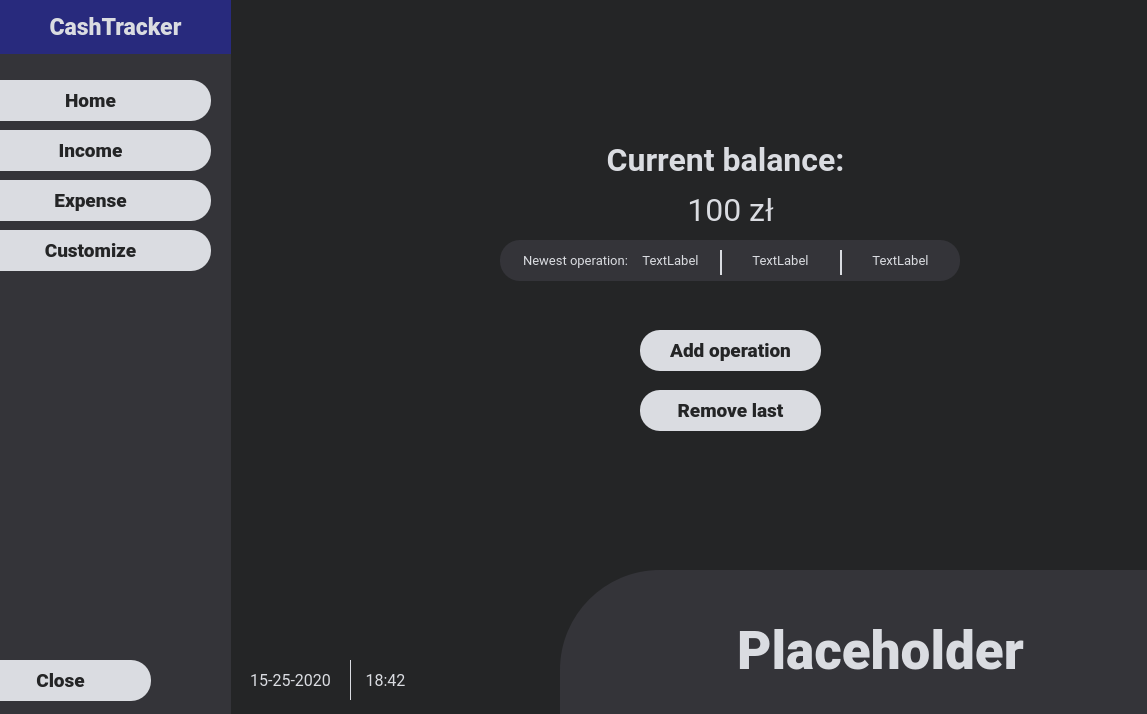
<?xml version="1.0" encoding="UTF-8"?>
<ui version="4.0">
 <class>MainWindow</class>
 <widget class="QMainWindow" name="MainWindow">
  <property name="geometry">
   <rect>
    <x>0</x>
    <y>0</y>
    <width>1147</width>
    <height>714</height>
   </rect>
  </property>
  <property name="font">
   <font>
    <family>Roboto</family>
   </font>
  </property>
  <property name="windowTitle">
   <string>MainWindow</string>
  </property>
  <property name="styleSheet">
   <string notr="true">background-color: #242526
</string>
  </property>
  <widget class="QWidget" name="centralwidget">
   <property name="styleSheet">
    <string notr="true"/>
   </property>
   <widget class="QWidget" name="widget" native="true">
    <property name="geometry">
     <rect>
      <x>560</x>
      <y>570</y>
      <width>751</width>
      <height>281</height>
     </rect>
    </property>
    <property name="styleSheet">
     <string notr="true">background-color: #343439;
border-radius: 100%</string>
    </property>
    <widget class="QLabel" name="pageName">
     <property name="geometry">
      <rect>
       <x>100</x>
       <y>30</y>
       <width>441</width>
       <height>101</height>
      </rect>
     </property>
     <property name="font">
      <font>
       <family>Roboto Black</family>
       <pointsize>40</pointsize>
       <weight>75</weight>
       <bold>true</bold>
      </font>
     </property>
     <property name="styleSheet">
      <string notr="true">color: #dadce1
</string>
     </property>
     <property name="text">
      <string>&lt;html&gt;&lt;head/&gt;&lt;body&gt;&lt;p align=&quot;center&quot;&gt;Placeholder&lt;/p&gt;&lt;/body&gt;&lt;/html&gt;</string>
     </property>
    </widget>
   </widget>
   <widget class="QWidget" name="sidePanel" native="true">
    <property name="geometry">
     <rect>
      <x>0</x>
      <y>0</y>
      <width>231</width>
      <height>721</height>
     </rect>
    </property>
    <property name="styleSheet">
     <string notr="true">background-color: #343439;</string>
    </property>
    <widget class="QPushButton" name="homeBtn">
     <property name="geometry">
      <rect>
       <x>-30</x>
       <y>80</y>
       <width>241</width>
       <height>41</height>
      </rect>
     </property>
     <property name="font">
      <font>
       <family>Roboto Black</family>
       <pointsize>14</pointsize>
       <weight>50</weight>
       <bold>false</bold>
      </font>
     </property>
     <property name="cursor">
      <cursorShape>PointingHandCursor</cursorShape>
     </property>
     <property name="styleSheet">
      <string notr="true">background-color:  #dadce1;
color: #242526;
border-radius: 20%




</string>
     </property>
     <property name="text">
      <string>Home</string>
     </property>
     <property name="icon">
      <iconset>
       <normaloff>home.png</normaloff>home.png</iconset>
     </property>
     <property name="iconSize">
      <size>
       <width>24</width>
       <height>24</height>
      </size>
     </property>
    </widget>
    <widget class="QPushButton" name="incomeBtn">
     <property name="geometry">
      <rect>
       <x>-30</x>
       <y>130</y>
       <width>241</width>
       <height>41</height>
      </rect>
     </property>
     <property name="font">
      <font>
       <family>Roboto Black</family>
       <pointsize>14</pointsize>
       <weight>75</weight>
       <bold>true</bold>
      </font>
     </property>
     <property name="cursor">
      <cursorShape>PointingHandCursor</cursorShape>
     </property>
     <property name="styleSheet">
      <string notr="true">background-color:  #dadce1;
color: #242526;
border-radius: 20%




</string>
     </property>
     <property name="text">
      <string>Income</string>
     </property>
     <property name="icon">
      <iconset>
       <normaloff>income.png</normaloff>income.png</iconset>
     </property>
     <property name="iconSize">
      <size>
       <width>24</width>
       <height>24</height>
      </size>
     </property>
    </widget>
    <widget class="QPushButton" name="expenseBtn">
     <property name="geometry">
      <rect>
       <x>-30</x>
       <y>180</y>
       <width>241</width>
       <height>41</height>
      </rect>
     </property>
     <property name="font">
      <font>
       <family>Roboto Black</family>
       <pointsize>14</pointsize>
       <weight>75</weight>
       <bold>true</bold>
      </font>
     </property>
     <property name="cursor">
      <cursorShape>PointingHandCursor</cursorShape>
     </property>
     <property name="styleSheet">
      <string notr="true">background-color:  #dadce1;
color: #242526;
border-radius: 20%




</string>
     </property>
     <property name="text">
      <string>Expense</string>
     </property>
     <property name="icon">
      <iconset>
       <normaloff>../build-cashTracker-Desktop_Qt_5_15_0_MinGW_64_bit-Debug/expense.png</normaloff>../build-cashTracker-Desktop_Qt_5_15_0_MinGW_64_bit-Debug/expense.png</iconset>
     </property>
     <property name="iconSize">
      <size>
       <width>24</width>
       <height>24</height>
      </size>
     </property>
    </widget>
    <widget class="QPushButton" name="closeBtn">
     <property name="geometry">
      <rect>
       <x>-30</x>
       <y>660</y>
       <width>181</width>
       <height>41</height>
      </rect>
     </property>
     <property name="font">
      <font>
       <family>Roboto Black</family>
       <pointsize>14</pointsize>
       <weight>75</weight>
       <bold>true</bold>
      </font>
     </property>
     <property name="cursor">
      <cursorShape>PointingHandCursor</cursorShape>
     </property>
     <property name="styleSheet">
      <string notr="true">background-color:  #dadce1;
color: #242526;
border-radius: 20%




</string>
     </property>
     <property name="text">
      <string>Close</string>
     </property>
     <property name="icon">
      <iconset>
       <normaloff>x-mark.png</normaloff>x-mark.png</iconset>
     </property>
     <property name="iconSize">
      <size>
       <width>24</width>
       <height>24</height>
      </size>
     </property>
    </widget>
    <widget class="QPushButton" name="pushButton">
     <property name="geometry">
      <rect>
       <x>0</x>
       <y>0</y>
       <width>231</width>
       <height>54</height>
      </rect>
     </property>
     <property name="font">
      <font>
       <family>Roboto Black</family>
       <pointsize>17</pointsize>
       <weight>75</weight>
       <bold>true</bold>
      </font>
     </property>
     <property name="styleSheet">
      <string notr="true">background-color: rgb(40, 42, 125);
color: #dadce1;
border: 0;




</string>
     </property>
     <property name="text">
      <string>CashTracker</string>
     </property>
     <property name="icon">
      <iconset>
       <normaloff>../build-cashTracker-Desktop_Qt_5_15_0_MinGW_64_bit-Debug/cashTrackerWhite.png</normaloff>../build-cashTracker-Desktop_Qt_5_15_0_MinGW_64_bit-Debug/cashTrackerWhite.png</iconset>
     </property>
     <property name="iconSize">
      <size>
       <width>80</width>
       <height>35</height>
      </size>
     </property>
    </widget>
    <widget class="QPushButton" name="customizeBtn">
     <property name="geometry">
      <rect>
       <x>-30</x>
       <y>230</y>
       <width>241</width>
       <height>41</height>
      </rect>
     </property>
     <property name="font">
      <font>
       <family>Roboto Black</family>
       <pointsize>14</pointsize>
       <weight>75</weight>
       <bold>true</bold>
      </font>
     </property>
     <property name="cursor">
      <cursorShape>PointingHandCursor</cursorShape>
     </property>
     <property name="styleSheet">
      <string notr="true">background-color:  #dadce1;
color: #242526;
border-radius: 20%




</string>
     </property>
     <property name="text">
      <string>Customize</string>
     </property>
     <property name="icon">
      <iconset>
       <normaloff>C:/Users/monli/Desktop/gearIcon.png</normaloff>C:/Users/monli/Desktop/gearIcon.png</iconset>
     </property>
     <property name="iconSize">
      <size>
       <width>24</width>
       <height>24</height>
      </size>
     </property>
    </widget>
   </widget>
   <widget class="QStackedWidget" name="pages">
    <property name="geometry">
     <rect>
      <x>270</x>
      <y>30</y>
      <width>971</width>
      <height>721</height>
     </rect>
    </property>
    <widget class="QWidget" name="homePage">
     <widget class="QLabel" name="label_3">
      <property name="geometry">
       <rect>
        <x>290</x>
        <y>110</y>
        <width>331</width>
        <height>41</height>
       </rect>
      </property>
      <property name="font">
       <font>
        <family>Roboto</family>
        <pointsize>24</pointsize>
        <weight>75</weight>
        <bold>true</bold>
       </font>
      </property>
      <property name="styleSheet">
       <string notr="true">color: #dadce1
</string>
      </property>
      <property name="text">
       <string>&lt;html&gt;&lt;head/&gt;&lt;body&gt;&lt;p align=&quot;center&quot;&gt;Current balance:&lt;/p&gt;&lt;/body&gt;&lt;/html&gt;</string>
      </property>
     </widget>
     <widget class="QLabel" name="balance">
      <property name="geometry">
       <rect>
        <x>320</x>
        <y>160</y>
        <width>281</width>
        <height>41</height>
       </rect>
      </property>
      <property name="font">
       <font>
        <family>Roboto</family>
        <pointsize>24</pointsize>
       </font>
      </property>
      <property name="styleSheet">
       <string notr="true">color: #dadce1
</string>
      </property>
      <property name="text">
       <string>&lt;html&gt;&lt;head/&gt;&lt;body&gt;&lt;p align=&quot;center&quot;&gt;100 zł&lt;/p&gt;&lt;/body&gt;&lt;/html&gt;</string>
      </property>
     </widget>
     <widget class="QWidget" name="widget_3" native="true">
      <property name="geometry">
       <rect>
        <x>230</x>
        <y>210</y>
        <width>460</width>
        <height>41</height>
       </rect>
      </property>
      <property name="sizePolicy">
       <sizepolicy hsizetype="Maximum" vsizetype="Maximum">
        <horstretch>0</horstretch>
        <verstretch>0</verstretch>
       </sizepolicy>
      </property>
      <property name="minimumSize">
       <size>
        <width>50</width>
        <height>20</height>
       </size>
      </property>
      <property name="styleSheet">
       <string notr="true">background-color: #343439;
border-radius: 20%;</string>
      </property>
      <widget class="QLabel" name="label_6">
       <property name="geometry">
        <rect>
         <x>20</x>
         <y>0</y>
         <width>111</width>
         <height>41</height>
        </rect>
       </property>
       <property name="font">
        <font>
         <family>Roboto</family>
         <pointsize>10</pointsize>
        </font>
       </property>
       <property name="styleSheet">
        <string notr="true">color: #dadce1</string>
       </property>
       <property name="text">
        <string>&lt;html&gt;&lt;head/&gt;&lt;body&gt;&lt;p align=&quot;center&quot;&gt;Newest operation:&lt;/p&gt;&lt;/body&gt;&lt;/html&gt;</string>
       </property>
      </widget>
      <widget class="QLabel" name="lastAmount">
       <property name="geometry">
        <rect>
         <x>130</x>
         <y>0</y>
         <width>81</width>
         <height>41</height>
        </rect>
       </property>
       <property name="font">
        <font>
         <family>Roboto</family>
         <pointsize>10</pointsize>
        </font>
       </property>
       <property name="styleSheet">
        <string notr="true">color: #dadce1;
</string>
       </property>
       <property name="text">
        <string>&lt;html&gt;&lt;head/&gt;&lt;body&gt;&lt;p align=&quot;center&quot;&gt;TextLabel&lt;/p&gt;&lt;/body&gt;&lt;/html&gt;</string>
       </property>
      </widget>
      <widget class="QWidget" name="widget_4" native="true">
       <property name="geometry">
        <rect>
         <x>220</x>
         <y>10</y>
         <width>2</width>
         <height>25</height>
        </rect>
       </property>
       <property name="styleSheet">
        <string notr="true">background-color: #dadce1</string>
       </property>
      </widget>
      <widget class="QLabel" name="lastDate">
       <property name="geometry">
        <rect>
         <x>230</x>
         <y>0</y>
         <width>101</width>
         <height>41</height>
        </rect>
       </property>
       <property name="font">
        <font>
         <family>Roboto</family>
         <pointsize>10</pointsize>
        </font>
       </property>
       <property name="styleSheet">
        <string notr="true">color: #dadce1;
</string>
       </property>
       <property name="text">
        <string>&lt;html&gt;&lt;head/&gt;&lt;body&gt;&lt;p align=&quot;center&quot;&gt;TextLabel&lt;/p&gt;&lt;/body&gt;&lt;/html&gt;</string>
       </property>
      </widget>
      <widget class="QLabel" name="lastCategory">
       <property name="geometry">
        <rect>
         <x>350</x>
         <y>0</y>
         <width>101</width>
         <height>41</height>
        </rect>
       </property>
       <property name="font">
        <font>
         <family>Roboto</family>
         <pointsize>10</pointsize>
        </font>
       </property>
       <property name="styleSheet">
        <string notr="true">color: #dadce1;
</string>
       </property>
       <property name="text">
        <string>&lt;html&gt;&lt;head/&gt;&lt;body&gt;&lt;p align=&quot;center&quot;&gt;TextLabel&lt;/p&gt;&lt;/body&gt;&lt;/html&gt;</string>
       </property>
      </widget>
      <widget class="QWidget" name="widget_5" native="true">
       <property name="geometry">
        <rect>
         <x>340</x>
         <y>10</y>
         <width>2</width>
         <height>25</height>
        </rect>
       </property>
       <property name="styleSheet">
        <string notr="true">background-color: #dadce1</string>
       </property>
      </widget>
     </widget>
     <widget class="QPushButton" name="hAddOperationBtn">
      <property name="geometry">
       <rect>
        <x>370</x>
        <y>300</y>
        <width>181</width>
        <height>41</height>
       </rect>
      </property>
      <property name="font">
       <font>
        <family>Roboto Black</family>
        <pointsize>14</pointsize>
        <weight>50</weight>
        <bold>false</bold>
       </font>
      </property>
      <property name="cursor">
       <cursorShape>PointingHandCursor</cursorShape>
      </property>
      <property name="styleSheet">
       <string notr="true">background-color:  #dadce1;
color: #242526;
border-radius: 20%




</string>
      </property>
      <property name="text">
       <string>Add operation</string>
      </property>
      <property name="icon">
       <iconset>
        <normaloff>add.png</normaloff>add.png</iconset>
      </property>
      <property name="iconSize">
       <size>
        <width>24</width>
        <height>24</height>
       </size>
      </property>
     </widget>
     <widget class="QPushButton" name="hRemoveOperationBtn">
      <property name="geometry">
       <rect>
        <x>370</x>
        <y>360</y>
        <width>181</width>
        <height>41</height>
       </rect>
      </property>
      <property name="font">
       <font>
        <family>Roboto Black</family>
        <pointsize>14</pointsize>
        <weight>50</weight>
        <bold>false</bold>
       </font>
      </property>
      <property name="cursor">
       <cursorShape>PointingHandCursor</cursorShape>
      </property>
      <property name="styleSheet">
       <string notr="true">background-color:  #dadce1;
color: #242526;
border-radius: 20%




</string>
      </property>
      <property name="text">
       <string>Remove last</string>
      </property>
      <property name="icon">
       <iconset>
        <normaloff>minus.png</normaloff>minus.png</iconset>
      </property>
      <property name="iconSize">
       <size>
        <width>24</width>
        <height>24</height>
       </size>
      </property>
     </widget>
    </widget>
    <widget class="QWidget" name="incomePage">
     <widget class="QListWidget" name="listWidget">
      <property name="geometry">
       <rect>
        <x>65</x>
        <y>130</y>
        <width>701</width>
        <height>261</height>
       </rect>
      </property>
     </widget>
     <widget class="QPushButton" name="hAddOperationBtn_2">
      <property name="geometry">
       <rect>
        <x>330</x>
        <y>410</y>
        <width>181</width>
        <height>41</height>
       </rect>
      </property>
      <property name="font">
       <font>
        <family>Roboto Black</family>
        <pointsize>14</pointsize>
        <weight>50</weight>
        <bold>false</bold>
       </font>
      </property>
      <property name="cursor">
       <cursorShape>PointingHandCursor</cursorShape>
      </property>
      <property name="styleSheet">
       <string notr="true">background-color:  #dadce1;
color: #242526;
border-radius: 20%




</string>
      </property>
      <property name="text">
       <string>Add income</string>
      </property>
      <property name="icon">
       <iconset>
        <normaloff>add.png</normaloff>add.png</iconset>
      </property>
      <property name="iconSize">
       <size>
        <width>24</width>
        <height>24</height>
       </size>
      </property>
     </widget>
     <widget class="QPushButton" name="hRemoveOperationBtn_2">
      <property name="geometry">
       <rect>
        <x>330</x>
        <y>470</y>
        <width>181</width>
        <height>41</height>
       </rect>
      </property>
      <property name="font">
       <font>
        <family>Roboto Black</family>
        <pointsize>14</pointsize>
        <weight>50</weight>
        <bold>false</bold>
       </font>
      </property>
      <property name="cursor">
       <cursorShape>PointingHandCursor</cursorShape>
      </property>
      <property name="styleSheet">
       <string notr="true">background-color:  #dadce1;
color: #242526;
border-radius: 20%




</string>
      </property>
      <property name="text">
       <string>Remove last</string>
      </property>
      <property name="icon">
       <iconset>
        <normaloff>minus.png</normaloff>minus.png</iconset>
      </property>
      <property name="iconSize">
       <size>
        <width>24</width>
        <height>24</height>
       </size>
      </property>
     </widget>
    </widget>
    <widget class="QWidget" name="expensePage">
     <widget class="QPushButton" name="hAddOperationBtn_3">
      <property name="geometry">
       <rect>
        <x>330</x>
        <y>410</y>
        <width>181</width>
        <height>41</height>
       </rect>
      </property>
      <property name="font">
       <font>
        <family>Roboto Black</family>
        <pointsize>14</pointsize>
        <weight>50</weight>
        <bold>false</bold>
       </font>
      </property>
      <property name="cursor">
       <cursorShape>PointingHandCursor</cursorShape>
      </property>
      <property name="styleSheet">
       <string notr="true">background-color:  #dadce1;
color: #242526;
border-radius: 20%




</string>
      </property>
      <property name="text">
       <string>Add expense</string>
      </property>
      <property name="icon">
       <iconset>
        <normaloff>add.png</normaloff>add.png</iconset>
      </property>
      <property name="iconSize">
       <size>
        <width>24</width>
        <height>24</height>
       </size>
      </property>
     </widget>
     <widget class="QPushButton" name="hRemoveOperationBtn_3">
      <property name="geometry">
       <rect>
        <x>330</x>
        <y>470</y>
        <width>181</width>
        <height>41</height>
       </rect>
      </property>
      <property name="font">
       <font>
        <family>Roboto Black</family>
        <pointsize>14</pointsize>
        <weight>50</weight>
        <bold>false</bold>
       </font>
      </property>
      <property name="cursor">
       <cursorShape>PointingHandCursor</cursorShape>
      </property>
      <property name="styleSheet">
       <string notr="true">background-color:  #dadce1;
color: #242526;
border-radius: 20%




</string>
      </property>
      <property name="text">
       <string>Remove last</string>
      </property>
      <property name="icon">
       <iconset>
        <normaloff>minus.png</normaloff>minus.png</iconset>
      </property>
      <property name="iconSize">
       <size>
        <width>24</width>
        <height>24</height>
       </size>
      </property>
     </widget>
     <widget class="QListWidget" name="listWidget_2">
      <property name="geometry">
       <rect>
        <x>65</x>
        <y>130</y>
        <width>701</width>
        <height>261</height>
       </rect>
      </property>
     </widget>
    </widget>
   </widget>
   <widget class="QLabel" name="date">
    <property name="geometry">
     <rect>
      <x>240</x>
      <y>660</y>
      <width>101</width>
      <height>41</height>
     </rect>
    </property>
    <property name="font">
     <font>
      <family>Roboto</family>
      <pointsize>12</pointsize>
     </font>
    </property>
    <property name="styleSheet">
     <string notr="true">color: #dadce1</string>
    </property>
    <property name="text">
     <string>&lt;html&gt;&lt;head/&gt;&lt;body&gt;&lt;p align=&quot;center&quot;&gt;15-25-2020&lt;/p&gt;&lt;/body&gt;&lt;/html&gt;</string>
    </property>
   </widget>
   <widget class="QLabel" name="time">
    <property name="geometry">
     <rect>
      <x>350</x>
      <y>660</y>
      <width>71</width>
      <height>41</height>
     </rect>
    </property>
    <property name="font">
     <font>
      <family>Roboto</family>
      <pointsize>12</pointsize>
     </font>
    </property>
    <property name="styleSheet">
     <string notr="true">color: #dadce1
</string>
    </property>
    <property name="text">
     <string>&lt;html&gt;&lt;head/&gt;&lt;body&gt;&lt;p align=&quot;center&quot;&gt;18:42&lt;/p&gt;&lt;/body&gt;&lt;/html&gt;</string>
    </property>
   </widget>
   <widget class="QWidget" name="widget_2" native="true">
    <property name="geometry">
     <rect>
      <x>350</x>
      <y>660</y>
      <width>1</width>
      <height>40</height>
     </rect>
    </property>
    <property name="styleSheet">
     <string notr="true">background-color: #dadce1</string>
    </property>
   </widget>
   <zorder>pages</zorder>
   <zorder>widget</zorder>
   <zorder>sidePanel</zorder>
   <zorder>date</zorder>
   <zorder>time</zorder>
   <zorder>widget_2</zorder>
  </widget>
 </widget>
 <resources/>
 <connections/>
</ui>
